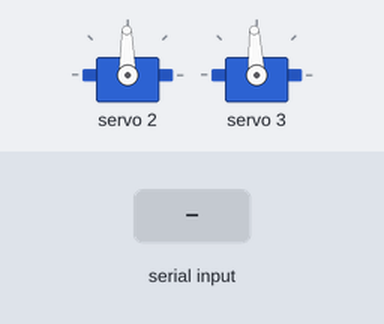
A sketch run on a simulated Arduino Mega 2560, built with avr-gcc and run on an emulated ATmega2560. Parts: 2 × servo. The test bench sets the inputs (shaded band). What the sketch prints to the serial monitor is not drawn.

Above: at 1.3 s.
1.4 s: "<+>" received over Serial
3.0 s: byte 110 ('n') received over Serial
4.5 s: byte 115 ('s') received over Serial
6.0 s: "<2>" received over Serial
7.5 s: "<b>" received over Serial
Timing chart, 0 to 10.0 s (numbered marks = the images above; inputs shaded):
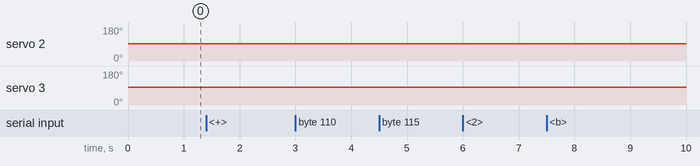

Measured:
- after the input at 1.4 s, servo 2: 91° → 92° at once; servo 3: 93° → 94° at once
- after the input at 3.0 s, every drawn part: stays the same
- after the input at 4.5 s, every drawn part: stays the same
- after the input at 6.0 s, every drawn part: stays the same
- after the input at 7.5 s, every drawn part: stays the same

The sketch:

prueba-servo-360.ino
```cpp
/*
  Servos SG90 modificados a 360° (rotación continua) para el picker, en los
  canales 2 y 3 del PCA9685

  Conexiones:
    PCA9685 SDA -> D20, SCL -> D21 (I2C del Mega), VCC -> 5V, GND -> GND
    PCA9685 V+ (bornera) -> 5V para los servos, con GND común
    Servos picker -> canal 2 = izquierdo, canal 3 = derecho
                     (marrón GND, rojo V+, naranja PWM)

  El pulso es velocidad: cerca del neutro frena, más lejos gira más rápido y
  con más fuerza. Al arrancar cada servo recibe su neutro (un servo sin
  modificar recibe 1500 µs = 90°, para centrar el potenciómetro).

  Por el monitor serie (9600). Los comandos actúan sobre los servos elegidos:
    '2' / '3' -> elegir solo el servo del canal 2 o del canal 3
    'b'       -> elegir los dos (al arrancar están los dos)
    'c' -> pulso neutro (quietos)
    '+' / '-' -> sube o baja el pulso 10 µs
    ']' / '[' -> sube o baja el pulso 1 µs (ajuste fino del frenado)
    'n' -> guarda el pulso actual como neutro (con un solo servo elegido)
    'a' / 'r' -> gira a un lado o al otro, a velUs del neutro
    '>' / '<' -> más o menos velocidad para 'a' / 'r' (5 µs)
    's' -> corta la señal (el servo queda suelto, sin fuerza)
*/

#include <Wire.h>
#include <Adafruit_PWMServoDriver.h>

const uint8_t NUM_SERVOS = 2;
const uint8_t CANAL[NUM_SERVOS] = {2, 3};
// Canal 2 calibrado el 2026-11-01: quieto entre ~1465 y ~1485 µs.
// Canal 3 calibrado el 2026-11-02 girando el potenciómetro con 1500 µs
// aplicados hasta que el motor frenó.
const uint16_t NEUTRO_CALIBRADO[NUM_SERVOS] = {1485, 1500};
// 1 o -1: para que con 'a' los dos empujen la canica hacia el mismo lado
// (si están montados enfrentados, uno tiene que girar al revés del otro)
// Verificado el 2026-11-02 con los servos montados: con 'a' los dos
// recolectan (el izquierdo con pulsos bajos, el derecho con pulsos altos).
const int8_t SENTIDO[NUM_SERVOS] = {1, -1};

const uint16_t US_MIN = 500;
const uint16_t US_MAX = 2500;
const uint8_t PASO_GRUESO = 10;
const uint8_t PASO_FINO = 1;
const uint8_t PASO_VEL = 5;
const uint8_t TODOS = NUM_SERVOS;

Adafruit_PWMServoDriver pca;

uint16_t pulso[NUM_SERVOS];
uint16_t neutro[NUM_SERVOS];
uint16_t velUs = 40;  // distancia al neutro para 'a' / 'r'
uint8_t elegido = TODOS;

bool estaElegido(uint8_t k) {
  return elegido == TODOS || elegido == k;
}

void mandar(uint8_t k, int16_t us) {
  pulso[k] = constrain(us, US_MIN, US_MAX);
  pca.writeMicroseconds(CANAL[k], pulso[k]);
  Serial.print(F("Canal "));
  Serial.print(CANAL[k]);
  Serial.print(F(": pulso "));
  Serial.print(pulso[k]);
  Serial.print(F(" us (neutro "));
  Serial.print(neutro[k]);
  Serial.print(F(", "));
  Serial.print((int16_t)pulso[k] - (int16_t)neutro[k]);
  Serial.println(F(")"));
}

// sentido: -1 = 'a', 1 = 'r', 0 = neutro
void girar(int8_t sentido) {
  for (uint8_t k = 0; k < NUM_SERVOS; k++) {
    if (estaElegido(k)) {
      mandar(k, (int16_t)neutro[k] + sentido * SENTIDO[k] * (int16_t)velUs);
    }
  }
}

void moverPulso(int8_t delta) {
  for (uint8_t k = 0; k < NUM_SERVOS; k++) {
    if (estaElegido(k)) {
      mandar(k, (int16_t)pulso[k] + delta);
    }
  }
}

void elegir(uint8_t k) {
  elegido = k;
  if (k == TODOS) {
    Serial.println(F("Elegidos: los dos"));
  } else {
    Serial.print(F("Elegido: canal "));
    Serial.println(CANAL[k]);
  }
}

void mostrarVelocidad() {
  Serial.print(F("Velocidad: "));
  Serial.print(velUs);
  Serial.println(F(" us del neutro"));
}

void setup() {
  Serial.begin(9600);
  pca.begin();
  pca.setOscillatorFrequency(27000000);
  pca.setPWMFreq(50);
  Serial.println(F("Servos 360 del picker (PCA9685 canales 2 y 3)"));
  Serial.println(F("Comandos: 2/3/b elegir, c neutro, +/- 10us, ]/[ 1us, n guardar neutro, a/r girar, >/< velocidad, s soltar"));
  for (uint8_t k = 0; k < NUM_SERVOS; k++) {
    neutro[k] = NEUTRO_CALIBRADO[k];
    mandar(k, neutro[k]);
  }
}

void loop() {
  if (!Serial.available()) {
    return;
  }
  switch (Serial.read()) {
    case '2': elegir(0); break;
    case '3': elegir(1); break;
    case 'b': elegir(TODOS); break;
    case 'c': girar(0); break;
    case '+': moverPulso(PASO_GRUESO); break;
    case '-': moverPulso(-PASO_GRUESO); break;
    case ']': moverPulso(PASO_FINO); break;
    case '[': moverPulso(-PASO_FINO); break;
    case 'n':
      if (elegido == TODOS) {
        Serial.println(F("Elegí un solo servo (2 o 3) para guardar su neutro"));
      } else {
        neutro[elegido] = pulso[elegido];
        Serial.print(F("Neutro guardado del canal "));
        Serial.print(CANAL[elegido]);
        Serial.print(F(": "));
        Serial.println(neutro[elegido]);
      }
      break;
    case 'a': girar(-1); break;
    case 'r': girar(1); break;
    case '>': velUs = min(500, velUs + PASO_VEL); mostrarVelocidad(); break;
    case '<': velUs = max(PASO_VEL, velUs - PASO_VEL); mostrarVelocidad(); break;
    case 's':
      for (uint8_t k = 0; k < NUM_SERVOS; k++) {
        if (estaElegido(k)) {
          pca.setPWM(CANAL[k], 0, 0);
          Serial.print(F("Canal "));
          Serial.print(CANAL[k]);
          Serial.println(F(": señal cortada (servo suelto)"));
        }
      }
      break;
  }
}
```
